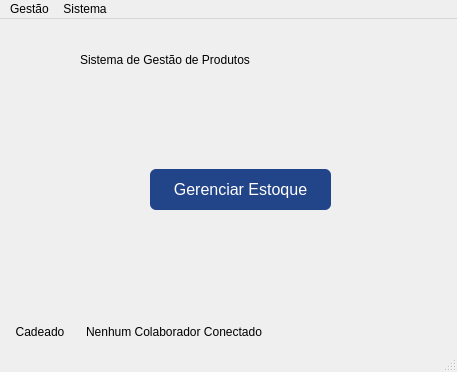
<?xml version="1.0" encoding="UTF-8"?>
<ui version="4.0">
 <class>Tl_principal</class>
 <widget class="QMainWindow" name="Tl_principal">
  <property name="geometry">
   <rect>
    <x>0</x>
    <y>0</y>
    <width>457</width>
    <height>372</height>
   </rect>
  </property>
  <property name="windowTitle">
   <string>Tl_principal</string>
  </property>
  <widget class="QWidget" name="centralwidget">
   <widget class="QPushButton" name="pushButton">
    <property name="geometry">
     <rect>
      <x>150</x>
      <y>150</y>
      <width>181</width>
      <height>41</height>
     </rect>
    </property>
    <property name="cursor">
     <cursorShape>PointingHandCursor</cursorShape>
    </property>
    <property name="styleSheet">
     <string notr="true">background: #248;
color: #fff;
font-size: 12pt;
border: none;
border-radius: 6px;</string>
    </property>
    <property name="text">
     <string>Gerenciar Estoque</string>
    </property>
   </widget>
   <widget class="QLabel" name="label">
    <property name="geometry">
     <rect>
      <x>80</x>
      <y>20</y>
      <width>291</width>
      <height>41</height>
     </rect>
    </property>
    <property name="styleSheet">
     <string notr="true">font: 16pt &quot;Segoe UI&quot;;
color: black;</string>
    </property>
    <property name="text">
     <string>Sistema de Gestão de Produtos</string>
    </property>
   </widget>
   <widget class="QWidget" name="">
    <property name="geometry">
     <rect>
      <x>0</x>
      <y>300</y>
      <width>265</width>
      <height>26</height>
     </rect>
    </property>
    <layout class="QHBoxLayout" name="horizontalLayout">
     <item>
      <widget class="QPushButton" name="btn_bloquear">
       <property name="cursor">
        <cursorShape>PointingHandCursor</cursorShape>
       </property>
       <property name="text">
        <string>Cadeado</string>
       </property>
       <property name="flat">
        <bool>true</bool>
       </property>
      </widget>
     </item>
     <item>
      <widget class="QLabel" name="lb_nome">
       <property name="sizePolicy">
        <sizepolicy hsizetype="Preferred" vsizetype="Preferred">
         <horstretch>1</horstretch>
         <verstretch>0</verstretch>
        </sizepolicy>
       </property>
       <property name="text">
        <string>Nenhum Colaborador Conectado</string>
       </property>
      </widget>
     </item>
    </layout>
   </widget>
  </widget>
  <widget class="QMenuBar" name="menubar">
   <property name="geometry">
    <rect>
     <x>0</x>
     <y>0</y>
     <width>457</width>
     <height>21</height>
    </rect>
   </property>
   <widget class="QMenu" name="menuGest_o">
    <property name="title">
     <string>Gestão</string>
    </property>
    <addaction name="separator"/>
    <addaction name="separator"/>
    <addaction name="actionEstoque"/>
   </widget>
   <widget class="QMenu" name="menuSistema">
    <property name="title">
     <string>Sistema</string>
    </property>
    <addaction name="actionSair"/>
    <addaction name="actionSobre_2"/>
   </widget>
   <addaction name="menuGest_o"/>
   <addaction name="menuSistema"/>
  </widget>
  <widget class="QStatusBar" name="statusbar"/>
  <action name="actionEstoque">
   <property name="text">
    <string>Estoque</string>
   </property>
  </action>
  <action name="actionSair">
   <property name="text">
    <string>Sair</string>
   </property>
  </action>
  <action name="actionSobre_2">
   <property name="text">
    <string>Sobre</string>
   </property>
  </action>
 </widget>
 <resources/>
 <connections/>
</ui>
